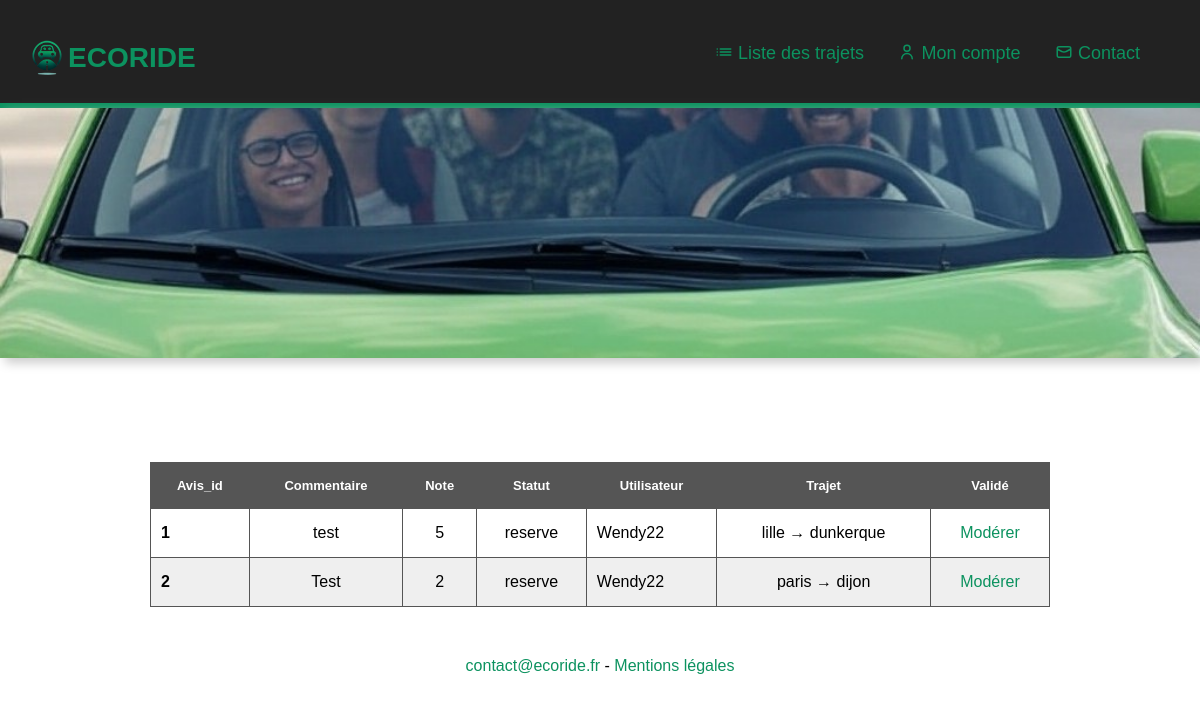
The page /index.php?page=validAvis (signed in) on the database its author committed.
### tables this page shows
CREATE TABLE `avis` (
  `avis_id` int NOT NULL,
  `commentaire` varchar(50) NOT NULL,
  `note` varchar(50) NOT NULL,
  `statut` varchar(50) NOT NULL,
  `id_utilisateur` int NOT NULL,
  `id_covoiturage` int NOT NULL
);

CREATE TABLE `utilisateur` (
  `utilisateur_id` int NOT NULL,
  `nom` varchar(50) DEFAULT NULL,
  `prenom` varchar(50) DEFAULT NULL,
  `email` varchar(50) NOT NULL,
  `password` varchar(50) NOT NULL,
  `telephone` varchar(50) DEFAULT NULL,
  `adresse` varchar(50) DEFAULT NULL,
  `date_naissance` varchar(50) DEFAULT NULL,
  `photo` blob,
  `pseudo` varchar(50) DEFAULT NULL
);

CREATE TABLE `covoiturage` (
  `covoiturage_id` int NOT NULL,
  `date_depart` varchar(50) NOT NULL,
  `heure_depart` varchar(50) NOT NULL,
  `lieu_depart` varchar(50) NOT NULL,
  `date_arrivee` varchar(50) NOT NULL,
  `heure_arrivee` varchar(50) NOT NULL,
  `lieu_arrivee` varchar(50) NOT NULL,
  `statut` varchar(50) NOT NULL,
  `nb_place` varchar(2) NOT NULL,
  `prix_personne` varchar(10) NOT NULL,
  `id_utilisateur` int DEFAULT NULL
);

### controleur/validAvisControleur.php (called while the page is built, shortened)
<?php
require_once "model/getAvis.php";
require_once "view/header.php";
require_once "view/validAvis.php";
require_once "view/footer.php";

### index.php (called while the page is built, shortened)
<?php
require_once("model/svg.php");
$pageSecure = $_GET["page"] ?? "accueil";
$pageSecure = htmlentities(htmlspecialchars($pageSecure));
$controleurPath = "controleur/" . $pageSecure . "Controleur.php";
require_once $controleurPath;

### model/getAvis.php (the view)
<?php
$output_avis ="
    <table>
        <thead>
            <tr>
                <th>avis_id</th>
                <th>Commentaire</th>
                <th>Note</th>
                <th>Statut</th>
                <th>Utilisateur</th>
                <th>Trajet</th>
                <th>Validé</th>
            </tr>
        </thead>
        <tbody>
";
$sql="SELECT * FROM avis";
$stmt=$pdo->query($sql);
while($row=$stmt->fetch(PDO::FETCH_ASSOC)){
    $sqlU="SELECT pseudo FROM utilisateur WHERE utilisateur_id = :id";
    $stmtU=$pdo->prepare($sqlU);
    $stmtU->bindParam(":id", $row["id_utilisateur"]);
    $stmtU->execute();
    $user=$stmtU->fetch();
    $sqlV="SELECT * FROM covoiturage WHERE covoiturage_id = :id";
    $stmtV=$pdo->prepare($sqlV);
    $stmtV->bindParam(":id", $row["id_covoiturage"]);
    $stmtV->execute();
    $trajet=$stmtV->fetch();
    $output_avis .= "
        <tr>
            <td class='bold'>".$row["avis_id"]."</td>
            <td class='center'>".$row["commentaire"]."</td>
            <td class='center'>".$row["note"]."</td>
            <td class='center'>".$row["statut"]."</td>
            <td class='capitalize'>".$user["pseudo"]."</td>
            <td class='center'>".$trajet["lieu_depart"]." → ".$trajet["lieu_arrivee"]."</td>
            <td class='center'><a onclick=\"alert('Etes vous de vouloir supprimer cet avis')\" href='index.php?page=validAvis&id_avis=".$row["avis_id"]."'>Modérer</a></td>
        </tr>
    ";
}
$output_avis .= "</tbody></table>";

### css/style.css (style rules this page uses)
:root { --green: #0c925f; --red: #c00; --grisF:#555; }
body { margin: 0; font-family: Arial, Helvetica, sans-serif; }
a { color: var(--green); text-decoration: none; }
.center { text-align: center; }
.bold { font-weight: bold; }
.capitalize { text-transform: capitalize; }
table { border-collapse: collapse; border: 1px solid #555; width:100%; }
tr, td, th { border: 1px solid #555; padding: 15px 10px; }
table thead { background: #555; color: #fff; text-transform:capitalize; font-size: 13px; }
tr:nth-child(even) { background: #efefef; }

### rows shown on the page
avis: avis_id "1", commentaire "test", note "5", statut "reserve", id_utilisateur.pseudo "Wendy22", id_covoiturage.lieu_depart "lille", id_covoiturage.lieu_arrivee "dunkerque"
avis: avis_id "2", commentaire "Test", note "2", statut "reserve", id_utilisateur.pseudo "Wendy22", id_covoiturage.lieu_depart "paris", id_covoiturage.lieu_arrivee "dijon"
